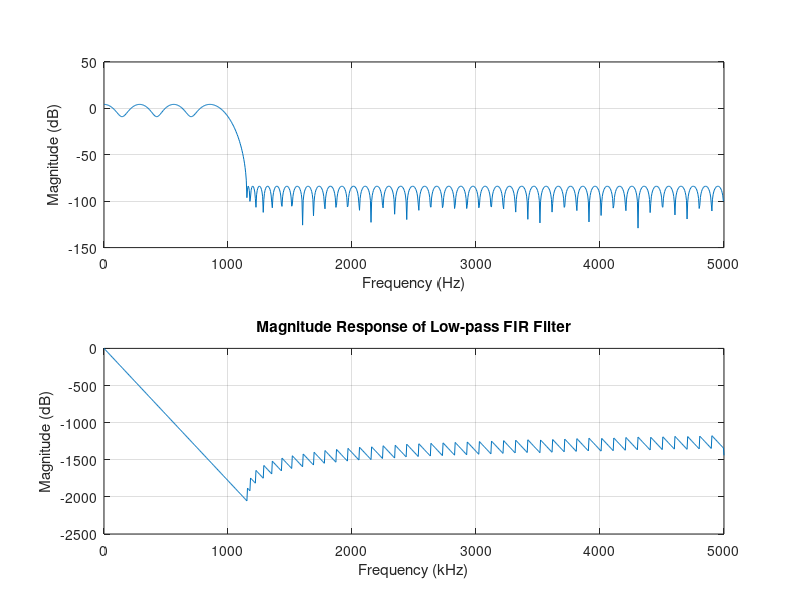

Write the MATLAB code that produced this figure.
% Filter Specifications
N = 100; % Filter length (number of taps)
Fs = 10000;  % Sampling frequency
Fp = 0.23*pi*Fs/(2*pi); % Passband edge frequency
Fst = 0.2*pi*Fs/(2*pi); % Stopband edge frequency
Ap = 0.01; % Passband ripple (maximum allowed)
Ast = 80; % Stopband attenuation (minimum required)

% Design the filter using Parks-McClellan algorithm
b = firpm(N-1, [0, Fst/(Fs/2), Fp/(Fs/2), 1], [1, 1, 0, 0], [10^(-Ast/20), 10^(-Ap/20)]);

% Frequency response of the filter
freqz(b, 1, 1024, Fs);

% Plot the magnitude response
title('Magnitude Response of Low-pass FIR Filter');
xlabel('Frequency (kHz)');
ylabel('Magnitude (dB)');
grid on;

% Verify the stopband attenuation
[h, f] = freqz(b, 1, 1024, Fs);
stopband_attenuation = -20*log10(abs(h(f >= Fst)));
min_stopband_attenuation = min(stopband_attenuation);
disp(['Minimum Stopband Attenuation: ', num2str(min_stopband_attenuation), ' dB']);

% Verify the passband ripple
passband_response = 20*log10(abs(h(f <= Fp)));
max_passband_ripple = max(abs(passband_response));
disp(['Maximum Passband Ripple: ', num2str(max_passband_ripple), ' dB']);